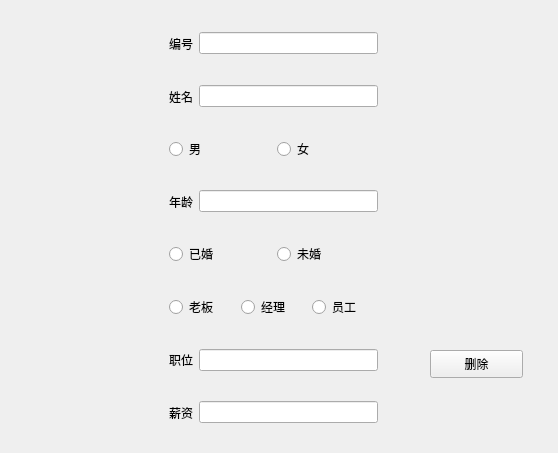
<?xml version="1.0" encoding="UTF-8"?>
<ui version="4.0">
 <class>DelWidget</class>
 <widget class="QWidget" name="DelWidget">
  <property name="geometry">
   <rect>
    <x>0</x>
    <y>0</y>
    <width>558</width>
    <height>453</height>
   </rect>
  </property>
  <property name="windowTitle">
   <string>Form</string>
  </property>
  <widget class="QWidget" name="layoutWidget">
   <property name="geometry">
    <rect>
     <x>160</x>
     <y>20</y>
     <width>227</width>
     <height>416</height>
    </rect>
   </property>
   <layout class="QVBoxLayout" name="verticalLayout">
    <item>
     <widget class="QWidget" name="widget_2" native="true">
      <layout class="QHBoxLayout" name="horizontalLayout_2">
       <item>
        <widget class="QLabel" name="label_2">
         <property name="text">
          <string>编号</string>
         </property>
        </widget>
       </item>
       <item>
        <widget class="QLineEdit" name="lineEditNums"/>
       </item>
      </layout>
     </widget>
    </item>
    <item>
     <widget class="QWidget" name="widget_3" native="true">
      <layout class="QHBoxLayout" name="horizontalLayout_3">
       <item>
        <widget class="QLabel" name="label_3">
         <property name="text">
          <string>姓名</string>
         </property>
        </widget>
       </item>
       <item>
        <widget class="QLineEdit" name="lineEditName"/>
       </item>
      </layout>
     </widget>
    </item>
    <item>
     <widget class="QWidget" name="widget_6" native="true">
      <layout class="QHBoxLayout" name="horizontalLayout_6">
       <item>
        <widget class="QRadioButton" name="rBtnman">
         <property name="text">
          <string>男</string>
         </property>
        </widget>
       </item>
       <item>
        <widget class="QRadioButton" name="rBtnwoman">
         <property name="text">
          <string>女</string>
         </property>
        </widget>
       </item>
      </layout>
     </widget>
    </item>
    <item>
     <widget class="QWidget" name="widget_4" native="true">
      <layout class="QHBoxLayout" name="horizontalLayout_4">
       <item>
        <widget class="QLabel" name="label_4">
         <property name="text">
          <string>年龄</string>
         </property>
        </widget>
       </item>
       <item>
        <widget class="QLineEdit" name="lineEditAges"/>
       </item>
      </layout>
     </widget>
    </item>
    <item>
     <widget class="QWidget" name="widget_7" native="true">
      <layout class="QHBoxLayout" name="horizontalLayout_7">
       <item>
        <widget class="QRadioButton" name="rBtnmarry">
         <property name="text">
          <string>已婚</string>
         </property>
        </widget>
       </item>
       <item>
        <widget class="QRadioButton" name="rBtnunmarry">
         <property name="text">
          <string>未婚</string>
         </property>
        </widget>
       </item>
      </layout>
     </widget>
    </item>
    <item>
     <widget class="QWidget" name="widget_8" native="true">
      <layout class="QHBoxLayout" name="horizontalLayout_8">
       <item>
        <widget class="QRadioButton" name="rBtnboss">
         <property name="text">
          <string>老板</string>
         </property>
        </widget>
       </item>
       <item>
        <widget class="QRadioButton" name="rBtnmanage">
         <property name="text">
          <string>经理</string>
         </property>
        </widget>
       </item>
       <item>
        <widget class="QRadioButton" name="rBtnemployee">
         <property name="text">
          <string>员工</string>
         </property>
        </widget>
       </item>
      </layout>
     </widget>
    </item>
    <item>
     <widget class="QWidget" name="widget_5" native="true">
      <layout class="QHBoxLayout" name="horizontalLayout_5">
       <item>
        <widget class="QLabel" name="label_5">
         <property name="text">
          <string>职位</string>
         </property>
        </widget>
       </item>
       <item>
        <widget class="QLineEdit" name="lineEditJob"/>
       </item>
      </layout>
     </widget>
    </item>
    <item>
     <widget class="QWidget" name="widget_9" native="true">
      <layout class="QHBoxLayout" name="horizontalLayout_9">
       <item>
        <widget class="QLabel" name="label_6">
         <property name="text">
          <string>薪资</string>
         </property>
        </widget>
       </item>
       <item>
        <widget class="QLineEdit" name="lineEditSalary"/>
       </item>
      </layout>
     </widget>
    </item>
   </layout>
  </widget>
  <widget class="QPushButton" name="delBtn">
   <property name="geometry">
    <rect>
     <x>430</x>
     <y>350</y>
     <width>93</width>
     <height>28</height>
    </rect>
   </property>
   <property name="text">
    <string>删除</string>
   </property>
  </widget>
 </widget>
 <resources/>
 <connections/>
</ui>
